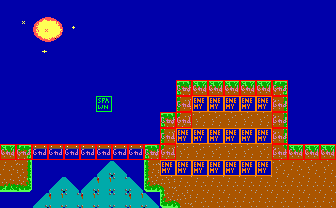

This is a level from a 2D game, rendered from its Tiled map with the project's own tilesets. A one-line summary and the complete map file follow:
An orthogonal 21x13 tile map with 16x16 px tiles, 2 tile layers (bg, col), 2 tilesets and 2 objects (2x text).

<map version="1.5" tiledversion="1.5.0" orientation="orthogonal" renderorder="right-down" width="21" height="13" tilewidth="16" tileheight="16" infinite="0" nextlayerid="4" nextobjectid="24">
 <tileset firstgid="1" source="tileset.tsx" />
 <tileset firstgid="241" source="obj.tsx" />
 <layer id="1" name="bg" width="21" height="13">
  <data encoding="csv">
45,45,45,45,45,45,45,45,45,45,45,45,45,45,45,45,45,45,45,45,45,
45,23,81,2,24,45,45,45,45,45,45,45,45,45,45,45,45,45,45,45,45,
45,45,21,22,45,45,45,45,45,45,45,45,45,45,45,45,45,45,45,45,45,
45,45,3,45,45,45,45,45,45,45,45,45,45,45,45,45,45,45,45,45,45,
45,45,45,45,45,45,45,45,45,45,45,45,45,45,45,45,45,45,45,45,45,
45,45,45,45,45,45,45,45,45,45,45,82,83,83,83,83,83,84,45,45,45,
45,45,45,45,45,45,45,45,45,45,45,102,45,45,45,45,45,104,45,45,45,
45,45,45,45,45,45,45,45,45,45,82,122,103,103,103,103,103,104,45,45,45,
45,45,45,45,45,45,45,45,45,45,102,45,45,45,45,45,45,104,45,45,45,
83,84,46,46,46,46,46,46,46,82,122,103,103,103,103,103,103,124,83,83,83,
123,104,45,45,45,45,43,44,45,102,45,45,45,45,45,45,45,103,123,103,103,
183,184,45,43,44,43,61,41,44,182,163,123,123,123,123,123,123,123,123,123,123,
45,45,43,61,41,61,41,41,61,44,182,163,123,123,123,123,123,123,123,123,123
</data>
 </layer>
 <layer id="2" name="col" width="21" height="13">
  <data encoding="csv">
241,241,241,241,241,241,241,241,241,241,241,241,241,241,241,241,241,241,241,241,241,
241,241,241,241,0,0,0,241,0,0,241,241,241,241,241,241,241,241,241,241,241,
241,241,241,241,241,0,0,241,0,0,241,241,241,241,241,241,241,241,241,241,241,
241,241,241,241,241,241,241,241,241,241,241,241,241,241,241,241,241,241,241,241,241,
241,241,241,241,241,241,241,241,241,241,241,241,241,241,241,241,241,241,241,241,241,
241,241,241,241,241,241,241,241,241,241,241,242,242,242,242,242,242,242,0,0,241,
241,241,241,241,241,241,243,241,241,241,241,242,246,246,246,246,246,242,0,0,241,
241,241,241,241,241,241,241,241,241,241,242,242,241,241,241,241,241,242,0,0,241,
241,241,241,241,241,241,241,241,241,241,242,246,246,246,246,246,246,242,0,0,241,
242,242,242,242,242,242,242,242,242,242,242,241,241,241,241,241,241,242,242,242,242,
241,241,241,241,241,241,241,241,241,241,246,246,246,246,246,246,246,241,0,0,241,
241,241,241,241,241,241,241,241,241,241,241,241,241,241,241,241,241,241,241,241,241,
241,241,241,241,241,241,241,241,241,241,241,241,241,241,241,241,241,241,241,241,241
</data>
 </layer>
 <objectgroup id="3" name="obj">
  <object id="20" name="ArtifactTour3Text" type="text" x="135.801" y="15.4657" width="166.759" height="46.7619">
   <properties>
    <property name="string_id" type="int" value="19" />
   </properties>
  </object>
  <object id="23" name="SpecimenAlienText" type="text" x="181.337" y="177.439" width="76.3099" height="14.2853">
   <properties>
    <property name="string_id" type="int" value="18" />
   </properties>
  </object>
 </objectgroup>
</map>